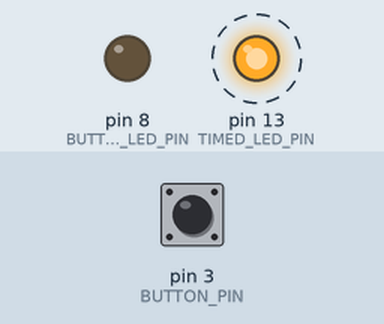
This sketch was run on a simulated Arduino Uno, built with avr-gcc and run on an emulated ATmega328P. Parts: output pins drawn as LEDs (lit = HIGH). Dashed ring = blinking. Inputs (shaded band) come from the test bench; at power-on: pin 3 (BUTTON_PIN) LOW.

Above: at 1.2 s.
1.3 s: pin 3 (BUTTON_PIN) pulled HIGH for 0.15 s
At 1.37 s:
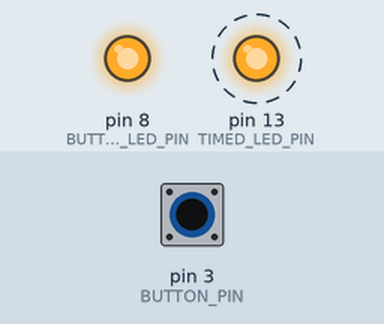
4.3 s: pin 3 (BUTTON_PIN) pulled HIGH for 1 s
At 6.8 s:
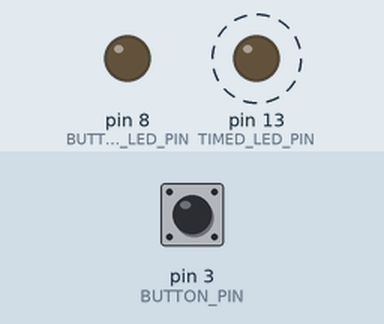
7.3 s: pin 3 (BUTTON_PIN) pulled HIGH for 3.2 s
At 8.3 s:
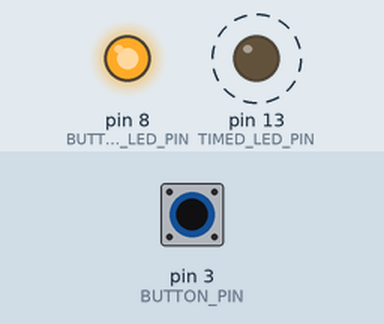
Timing chart, 0 to 18.0 s (numbered marks = the images above; inputs shaded):
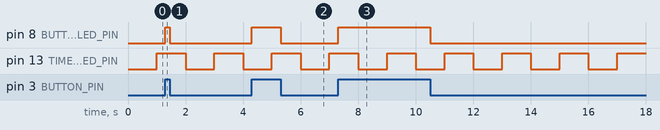

The sketch:

blink_led_with_button.ino
```cpp
constexpr int TIMED_LED_PIN = LED_BUILTIN;  // the number of the LED pin
constexpr int BUTTON_LED_PIN = 8;
constexpr int BUTTON_PIN = 3;

struct LedTimerState {
  unsigned long previous_time;
  int led_state;
};

LedTimerState
update_led(LedTimerState state) {
  constexpr long interval = 1000;

  const unsigned long current_time = millis();

  if (current_time - state.previous_time >= interval) {
    // save the last time you blinked the LED
    state.previous_time = current_time;

    // if the LED is off turn it on and vice-versa:
    if (state.led_state == LOW) {
      state.led_state = HIGH;
    } else {
      state.led_state = LOW;
    }

    digitalWrite(TIMED_LED_PIN, state.led_state);
  }

  return state;
}

void setup() {
  // set the digital pin as output:
  pinMode(TIMED_LED_PIN, OUTPUT);
  pinMode(BUTTON_LED_PIN, OUTPUT);
  pinMode(BUTTON_PIN, INPUT);
}

void loop() {
  LedTimerState timed_led_state = {
    .previous_time = 0,
    .led_state = LOW,
  };

  while (1) {
    timed_led_state = update_led(timed_led_state);

    int button_state = digitalRead(BUTTON_PIN);
    switch (button_state) {
      case HIGH:
        digitalWrite(BUTTON_LED_PIN, HIGH);
        break;
      case LOW:
        digitalWrite(BUTTON_LED_PIN, LOW);
        break;
    }
  }
}
```

Measured:
- after the input at 1.3 s, pin 8 (BUTTON_LED_PIN): LOW → HIGH at once, → LOW 0.15 s later
- after the input at 4.3 s, pin 8 (BUTTON_LED_PIN): LOW → HIGH at once, → LOW 1.0 s later
- after the input at 7.3 s, pin 8 (BUTTON_LED_PIN): LOW → HIGH at once, → LOW 3.2 s later
- by itself, pin 13 (TIMED_LED_PIN): alternates HIGH for 1.0 s and LOW for 1.0 s
